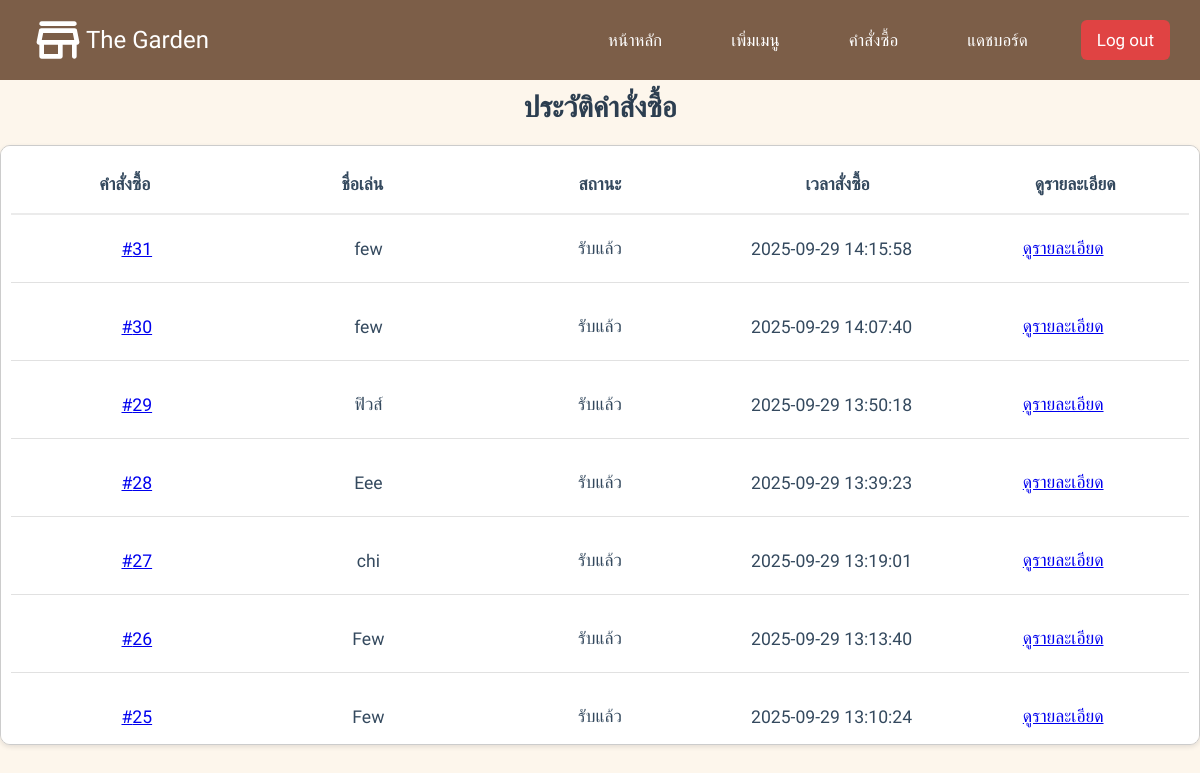
Before: /order_history (signed in) with the older database file.
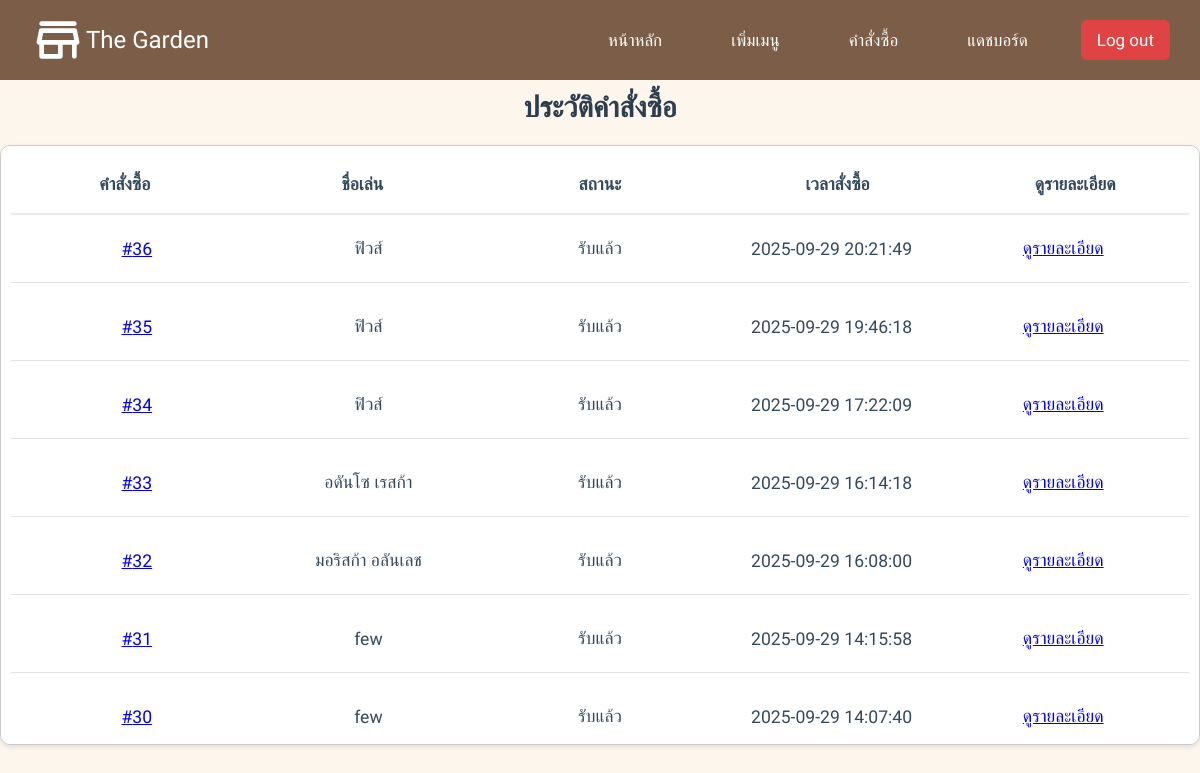
After: the same page with the newer database file.
### tables this page shows
CREATE TABLE "orders" (
    id INTEGER UNIQUE,
    nickname TEXT NOT NULL,
    phone TEXT NOT NULL,
    note TEXT,
    cart_data TEXT,
    status TEXT,
    timestamp DATETIME,
    slip_filename TEXT, cancel_token TEXT, cancel_note TEXT, cancel_time DATETIME,
    PRIMARY KEY(id)
);

### app.py (the view)
@app.route('/order_history')
def order_history():
    if session.get("role") != "owner":
        return "Unauthorized", 403
    db = get_db()
    orders = db.execute("SELECT * FROM orders WHERE status = 'รับแล้ว' ORDER BY timestamp DESC").fetchall()
    db.close()
    return render_template('order_history.html', orders=orders)

### app.py (called while the page is built)
def get_db():
    conn = sqlite3.connect(db_garden, timeout=10)
    conn.row_factory = sqlite3.Row
    return conn

### templates/order_history.html
{% extends "layout.html" %}
{% block content %}
<h1 class="order-title">ประวัติคำสั่งซื้อ</h1>
<div class="orders-container">
  <div class="order-header">
    <div class="order-column">คำสั่งซื้อ</div>
    <div class="order-column">ชื่อเล่น</div>
    <div class="order-column">สถานะ</div>
    <div class="order-column">เวลาสั่งซื้อ</div>
    <div class="order-column">ดูรายละเอียด</div>
  </div>
  {% for order in orders %}
  <div class="order-detail-row">
    <div class="order-column">
      <a href="{{ url_for('order_details', order_id=order['id']) }}">#{{ order['id'] }}</a>
    </div>
    <div class="order-column">{{ order['nickname'] }}</div>
    <div class="order-column">{{ order['status'] }}</div>
    <div class="order-column">{{ order['timestamp'] }}</div>
    <div class="order-column">
      <a href="{{ url_for('order_details', order_id=order['id']) }}">ดูรายละเอียด</a>
    </div>
  </div>
  {% else %}
  <p>ยังไม่มีประวัติคำสั่งซื้อ</p>
  {% endfor %}
{% endblock %}

### templates/layout.html (shortened to what this page needs)
<!DOCTYPE html>
<html lang="en">
<head>
    <link rel="stylesheet" href="{{url_for('static', filename = 'style.css')}}" />
    <link rel="stylesheet" href="{{url_for('static', filename = 'login.css')}}" />
</head>
<body>
    <header class="head-nav">
        <div class="head-wrapper">
            <div class="head-bar-menu" id="bar-menu">
                <h3 class="head-logo">
                    The Garden
                </h3>
                <div class="head-menu">
                    <ul class="list-menu" id="menu">
                        <li><a href="/">หน้าหลัก</a></li>
                        {% if session.get("role") == "owner" %}
                        <li><a id="add_menu">เพิ่มเมนู</a></li>
                        <li><a href="{{ url_for('manage_orders') }}">คำสั่งซื้อ</a></li>
                        <li><a href="{{ url_for('dashboard') }}">แดชบอร์ด</a></li>
                        <li>
                            <a href="{{ url_for('logout') }}"
                                onclick="return confirm('คุณแน่ใจหรือไม่ที่จะออกจากระบบ?');"
                                style="background-color: rgb(224, 67, 67);">Log out</a>
                        </li>
                        {% else %}
                        <li><a href="{{ url_for('track_orders') }}">ติดตามออเดอร์</a></li>
                        <li><a href="{{ url_for('login') }}" id="self-store">สำหรับเจ้าของร้าน</a></li>
                        {% endif %}
                    </ul>
                </div>
            </div>
        </div>
    </header>
    {% block content %}{% endblock %}
</body>
</html>

### static/style.css (style rules this page uses)
:root { --brown: #7C5E48; --cream: #FDF6EC; --white: #fff; --black: #808080; --brown-hover: #634a38; --blue: #262c91; --cream-li: #E8C39E; --red: #E53E3E; --color-font: #583E2C; --img-color: #A67C52; }
* { margin: 0; padding: 0; box-sizing: border-box; font-family: "Kanit", sans-serif; }
body { background-color: var(--cream); height: 100%; overflow-x: hidden; overflow-y: hidden; position: relative; }
.head-nav { display: flex; height: 80px; width: 100%; background-color: var(--brown); justify-content: center; align-items: center; }
.head-wrapper { display: flex; width: 95%; margin: 0 auto; }
.head-bar-menu { height: auto; width: 100%; display: flex; justify-content: space-between; align-items: center; height: auto; position: relative; }
.head-menu { display: flex; }
.head-logo { color: var(--white); font-size: 24px; display: flex; font-weight: 500; align-items: center; }
.list-menu { max-height: 0; overflow: hidden; transition: max-height 0.3s ease; left: 0; z-index: 99999; }
.list-menu li { margin-left: 37px; list-style: none; height: 46px; }
.list-menu li a { text-decoration: none; color: var(--white); border-radius: 6px; font-size: 17px; height: 100%; display: flex; align-items: center; padding: 10px 16px; }
@media only screen and (min-width: 961px) { .list-menu { display: flex !important; flex-direction: row; position: static; max-height: none; width: auto; background: none; } }
@media only screen and (min-width: 961px) { .list-menu li { margin-left: 37px; height: auto; } }
#add_menu { cursor: pointer; }
.order-title { font-size: 2rem; color: #2c3e50; text-align: center; margin-top: 10px; font-weight: 600; }
.orders-container { margin: 0 auto; width: 100%; max-width: 1400px; border-radius: 10px; border: 1px solid #e1e1e1; background-color: #ffffff; box-shadow: 0 2px 5px rgba(0, 0, 0, 0.1); }
.order-header { display: grid; grid-template-columns: 1fr 1fr 1fr 1fr; gap: 10px; background-color: #fff; color: #34495e; padding: 15px; font-weight: 600; border-top-left-radius: 10px; border-top-right-radius: 10px; text-align: center; border-bottom: 2px solid #ebebeb; }
.order-detail-row { display: grid; grid-template-columns: 1fr 1fr 1fr 1fr; gap: 10px; padding: 15px; border-bottom: 1px solid #e1e1e1; transition: background-color 0.3s ease; font-size: 1rem; }
.order-column { text-align: center; font-size: 1.1rem; color: #34495e; padding: 10px; word-break: break-word; display: flex; justify-content: center; align-items: center; gap: 6px; flex-wrap: nowrap; flex: 1 1 23%; min-width: 120px; }
.orders-container { max-height: 600px; overflow-y: auto; border: 1px solid #ccc; padding: 10px; box-sizing: border-box; }
.order-header { display: flex; justify-content: space-between; padding: 10px 0; font-weight: bold; }
.order-column { padding: 8px; text-align: left; flex: 1; word-wrap: break-word; }
.order-detail-row { display: flex; justify-content: space-between; margin-bottom: 10px; flex-wrap: wrap; }
.order-title { font-size: 1.8em; margin-bottom: 20px; }

### static/login.css (style rules this page uses)
:root { --brown:#7C5E48; --cream:#FDF6EC; --white:#fff; --black:#808080; --brown-hover:#634a38; --blue:#262c91; }
* { margin: 0; padding: 0; box-sizing: border-box; font-family: "Kanit", sans-serif; }

Changed rows visible on the page:
no longer on this page (row unchanged): orders: id "29", nickname "ฟิวส์", status "รับแล้ว", timestamp "2025-09-29 13:50:18"
no longer on this page (row unchanged): orders: id "28", nickname "Eee", status "รับแล้ว", timestamp "2025-09-29 13:39:23"
no longer on this page (row unchanged): orders: id "27", nickname "chi", status "รับแล้ว", timestamp "2025-09-29 13:19:01"
no longer on this page (row unchanged): orders: id "26", nickname "Few", status "รับแล้ว", timestamp "2025-09-29 13:13:40"
no longer on this page (row unchanged): orders: id "25", nickname "Few", status "รับแล้ว", timestamp "2025-09-29 13:10:24"
added orders: id "36", nickname "ฟิวส์", status "รับแล้ว", timestamp "2025-09-29 20:21:49"
added orders: id "35", nickname "ฟิวส์", status "รับแล้ว", timestamp "2025-09-29 19:46:18"
added orders: id "34", nickname "ฟิวส์", status "รับแล้ว", timestamp "2025-09-29 17:22:09"
added orders: id "33", nickname "อดันโซ เรสก้า", status "รับแล้ว", timestamp "2025-09-29 16:14:18"
added orders: id "32", nickname "มอริสก้า อลันเลช", status "รับแล้ว", timestamp "2025-09-29 16:08:00"
